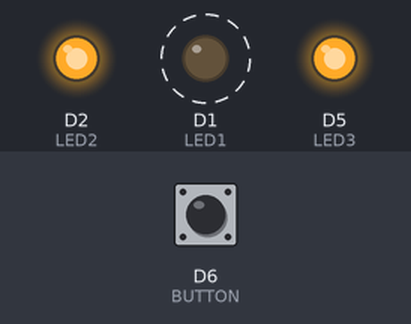
The program below on a simulated ESP8266 (NodeMCU). Shown: output pins drawn as LEDs (lit = HIGH). Dashed ring = blinking. The inputs (shaded band) are chosen by the test bench; at power-on: D6 (BUTTON) LOW. What the program prints to the serial monitor is not drawn.

Above: at 2.8 s.
2.9 s: D6 (BUTTON) pulled HIGH for 1.2 s
At 3.4 s:
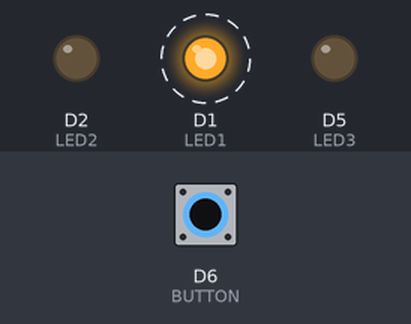
6.4 s: D6 (BUTTON) pulled HIGH for 3.2 s
At 10.4 s:
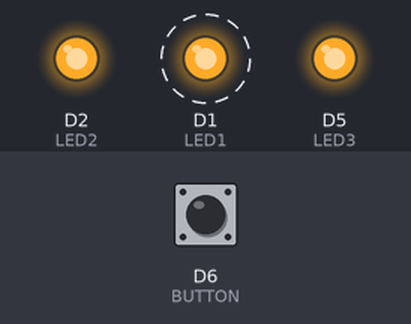
Timing chart, 0 to 17.1 s (numbered marks = the images above; inputs shaded):
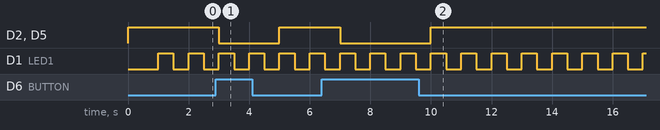

Measured:
- after the input at 2.9 s, D2 (LED2), D5 (LED3): HIGH → LOW after 0.10 s, → HIGH 2.0 s later
- after the input at 6.4 s, D2 (LED2), D5 (LED3): HIGH → LOW after 0.60 s, → HIGH 3.0 s later
- by itself, D1 (LED1): alternates HIGH for 0.50 s and LOW for 0.50 s

The program:

main.cpp
```cpp
// (licence header left out)
#include <Arduino.h>
#include <SPI.h>

#define LED1 D1
#define LED2 D2
#define BUTTON D6
#define LED3 D5

void setup() {

  Serial.begin(9600);
  Serial.println();

  pinMode(LED1, OUTPUT);
  pinMode(LED2, OUTPUT);
  pinMode(LED3, OUTPUT);

  pinMode(BUTTON, INPUT);

  digitalWrite(LED1, LOW);
  digitalWrite(LED2, LOW);
  digitalWrite(LED3, HIGH);

  Serial.println("Los geht's");
}

void loop() {

  bool clicked = digitalRead(BUTTON);
  if ( clicked ) {
    digitalWrite(LED2, LOW);
    digitalWrite(LED3, LOW);
  } else {
    digitalWrite(LED2, HIGH);
  }

  delay(500);
  digitalWrite(LED1, LOW);
  delay(500);
  digitalWrite(LED1, HIGH);
  digitalWrite(LED3, HIGH);
}
```
